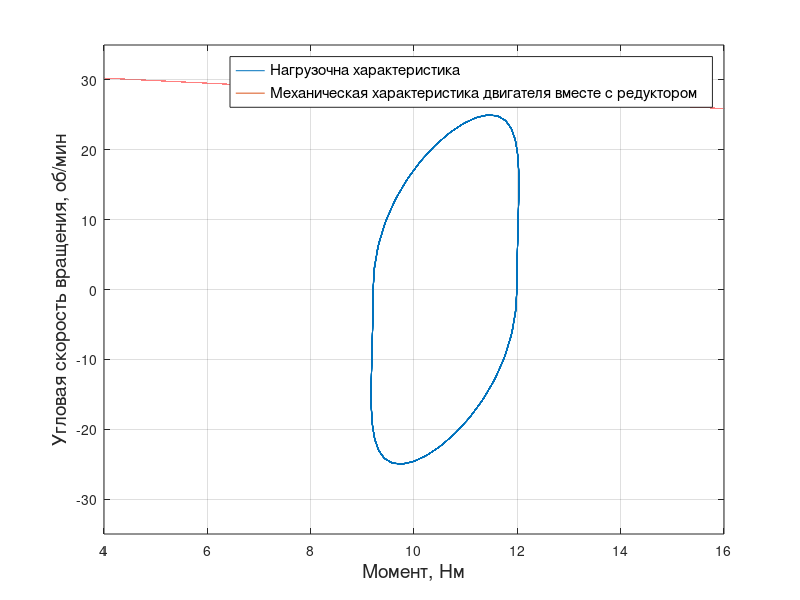

This chart was generated by the following MATLAB code:
% % построение нагрузочной характеристики
t = 0:0.1:100;
w = 2.5;
a = 1.75;
w_ = w / a;
J = 0.39;
M = 10.6;% was 6
k = 0.14; % гидродинамический коэф
a_t = a*sin(w_*t);
w_t = a*w_*cos(w_*t);
q_t = a*w_*w_*sin(w_*t);
Mn = -J.*q_t + k.*abs(w_t).*w_t + M;
plot(Mn, 10*w_t)
xlim([4 16])
ylim([-35 35])
xlabel("Момент, Нм", "FontSize", 14)
ylabel("Угловая скорость вращения, об/мин", "FontSize", 14)
grid on
hold on
% построение механической характеристики двигателя
u = 0.87;
i = 186;
m_ = 539;
m = 0:0.1:m_* i * u * 0.25;
n0 = 5900/i;
N_M = n0*(1 - m/(m_ * i * u));
plot(m/1000, N_M)

legend("Нагрузочна характеристика", "Механическая характеристика двигателя вместе с редуктором", "FontSize", 11)

% i = 215 https://www.faulhaber.com/fileadmin/Import/Media/EN_2668_CR_DFF.pdf
% mtotor    https://www.faulhaber.com/fileadmin/Import/Media/EN_32GPT_FMM.pdf

% % faulhaber 3257 24cr with 38/2s 246
% % faulhaber 3257 24cr with 38/2s 159
% % RE 30 ∅30 mm, Graphite Brushes, 60 Watt GPX 32 406 or 326
